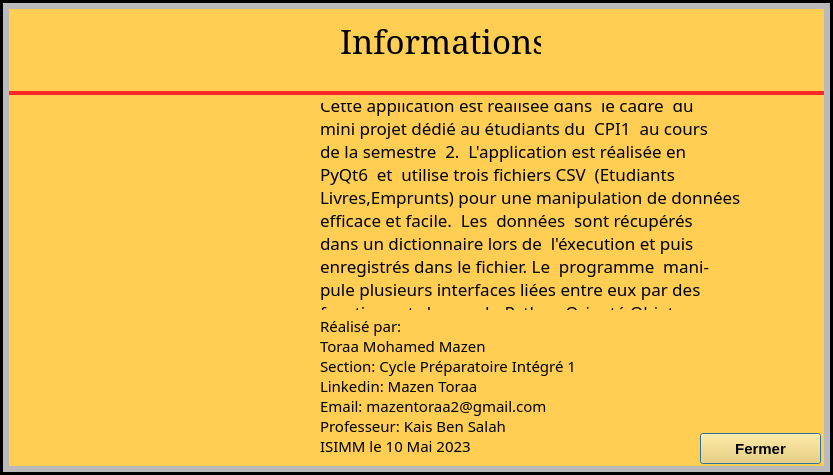
<?xml version="1.0" encoding="UTF-8"?>
<ui version="4.0">
 <class>Dialog</class>
 <widget class="QDialog" name="Dialog">
  <property name="geometry">
   <rect>
    <x>0</x>
    <y>0</y>
    <width>833</width>
    <height>475</height>
   </rect>
  </property>
  <property name="font">
   <font>
    <family>Segoe Fluent Icons</family>
   </font>
  </property>
  <property name="windowTitle">
   <string>INFO</string>
  </property>
  <property name="styleSheet">
   <string notr="true">background-color:rgb(255, 206, 82)
</string>
  </property>
  <widget class="QLabel" name="label_3">
   <property name="geometry">
    <rect>
     <x>0</x>
     <y>91</y>
     <width>826</width>
     <height>4</height>
    </rect>
   </property>
   <property name="styleSheet">
    <string notr="true">background-color: rgb(255, 39, 39);</string>
   </property>
   <property name="text">
    <string/>
   </property>
  </widget>
  <widget class="QLabel" name="label_2">
   <property name="geometry">
    <rect>
     <x>340</x>
     <y>15</y>
     <width>201</width>
     <height>51</height>
    </rect>
   </property>
   <property name="font">
    <font>
     <family>Constantia</family>
     <pointsize>25</pointsize>
    </font>
   </property>
   <property name="cursor">
    <cursorShape>IBeamCursor</cursorShape>
   </property>
   <property name="text">
    <string>Informations</string>
   </property>
  </widget>
  <widget class="QLabel" name="label">
   <property name="geometry">
    <rect>
     <x>320</x>
     <y>103</y>
     <width>501</width>
     <height>211</height>
    </rect>
   </property>
   <property name="font">
    <font>
     <family>Cascadia Mono ExtraLight</family>
     <pointsize>13</pointsize>
    </font>
   </property>
   <property name="text">
    <string>Cette application est réalisée dans  le cadre  du
mini projet dédié au étudiants du  CPI1  au cours
de la semestre  2.  L'application est réalisée en
PyQt6  et  utilise trois fichiers CSV  (Etudiants
Livres,Emprunts) pour une manipulation de données
efficace et facile.  Les  données  sont récupérés
dans un dictionnaire lors de  l'éxecution et puis
enregistrés dans le fichier. Le  programme  mani-
pule plusieurs interfaces liées entre eux par des
fonctions et classes du Python Orienté Objet.</string>
   </property>
   <property name="scaledContents">
    <bool>true</bool>
   </property>
  </widget>
  <widget class="QLabel" name="label_4">
   <property name="geometry">
    <rect>
     <x>320</x>
     <y>310</y>
     <width>371</width>
     <height>151</height>
    </rect>
   </property>
   <property name="font">
    <font>
     <family>Lucida Calligraphy</family>
     <pointsize>11</pointsize>
     <bold>false</bold>
    </font>
   </property>
   <property name="text">
    <string>Réalisé par:
Toraa Mohamed Mazen
Section: Cycle Préparatoire Intégré 1
Linkedin: Mazen Toraa
Email: mazentoraa2@gmail.com
Professeur: Kais Ben Salah
ISIMM le 10 Mai 2023</string>
   </property>
  </widget>
  <widget class="QLabel" name="label_5">
   <property name="geometry">
    <rect>
     <x>16</x>
     <y>110</y>
     <width>291</width>
     <height>341</height>
    </rect>
   </property>
   <property name="text">
    <string/>
   </property>
   <property name="pixmap">
    <pixmap>Ressources/img/Mazen.jpg</pixmap>
   </property>
   <property name="scaledContents">
    <bool>true</bool>
   </property>
  </widget>
  <widget class="QLabel" name="label_6">
   <property name="geometry">
    <rect>
     <x>10</x>
     <y>10</y>
     <width>81</width>
     <height>71</height>
    </rect>
   </property>
   <property name="text">
    <string/>
   </property>
   <property name="pixmap">
    <pixmap>Ressources/img/isimm.png</pixmap>
   </property>
   <property name="scaledContents">
    <bool>true</bool>
   </property>
  </widget>
  <widget class="QLabel" name="label_7">
   <property name="geometry">
    <rect>
     <x>747</x>
     <y>14</y>
     <width>71</width>
     <height>61</height>
    </rect>
   </property>
   <property name="text">
    <string/>
   </property>
   <property name="pixmap">
    <pixmap>Ressources/img/Info2.png</pixmap>
   </property>
   <property name="scaledContents">
    <bool>true</bool>
   </property>
  </widget>
  <widget class="QLabel" name="label_9">
   <property name="geometry">
    <rect>
     <x>824</x>
     <y>0</y>
     <width>6</width>
     <height>472</height>
    </rect>
   </property>
   <property name="styleSheet">
    <string notr="true">background-color:rgb(186,186,186);</string>
   </property>
   <property name="text">
    <string/>
   </property>
  </widget>
  <widget class="QLabel" name="label_14">
   <property name="geometry">
    <rect>
     <x>830</x>
     <y>0</y>
     <width>3</width>
     <height>475</height>
    </rect>
   </property>
   <property name="styleSheet">
    <string notr="true">background-color:rgb</string>
   </property>
   <property name="text">
    <string/>
   </property>
  </widget>
  <widget class="QLabel" name="label_13">
   <property name="geometry">
    <rect>
     <x>0</x>
     <y>472</y>
     <width>830</width>
     <height>3</height>
    </rect>
   </property>
   <property name="styleSheet">
    <string notr="true">background-color:rgb</string>
   </property>
   <property name="text">
    <string/>
   </property>
  </widget>
  <widget class="QLabel" name="label_8">
   <property name="geometry">
    <rect>
     <x>3</x>
     <y>4</y>
     <width>6</width>
     <height>464</height>
    </rect>
   </property>
   <property name="styleSheet">
    <string notr="true">background-color:rgb(186,186,186);</string>
   </property>
   <property name="text">
    <string/>
   </property>
  </widget>
  <widget class="QLabel" name="label_15">
   <property name="geometry">
    <rect>
     <x>0</x>
     <y>-10</y>
     <width>3</width>
     <height>482</height>
    </rect>
   </property>
   <property name="styleSheet">
    <string notr="true">background-color:rgb</string>
   </property>
   <property name="text">
    <string/>
   </property>
  </widget>
  <widget class="QLabel" name="label_12">
   <property name="geometry">
    <rect>
     <x>0</x>
     <y>0</y>
     <width>830</width>
     <height>3</height>
    </rect>
   </property>
   <property name="styleSheet">
    <string notr="true">background-color:rgb</string>
   </property>
   <property name="text">
    <string/>
   </property>
  </widget>
  <widget class="QLabel" name="label_11">
   <property name="geometry">
    <rect>
     <x>4</x>
     <y>3</y>
     <width>824</width>
     <height>6</height>
    </rect>
   </property>
   <property name="styleSheet">
    <string notr="true">background-color:rgb(186,186,186);</string>
   </property>
   <property name="text">
    <string/>
   </property>
  </widget>
  <widget class="QLabel" name="label_10">
   <property name="geometry">
    <rect>
     <x>3</x>
     <y>466</y>
     <width>824</width>
     <height>6</height>
    </rect>
   </property>
   <property name="styleSheet">
    <string notr="true">background-color:rgb(186,186,186);</string>
   </property>
   <property name="text">
    <string/>
   </property>
  </widget>
  <widget class="QPushButton" name="Fermer">
   <property name="geometry">
    <rect>
     <x>700</x>
     <y>433</y>
     <width>121</width>
     <height>31</height>
    </rect>
   </property>
   <property name="font">
    <font>
     <family>Segoe UI</family>
     <pointsize>11</pointsize>
     <bold>true</bold>
    </font>
   </property>
   <property name="cursor">
    <cursorShape>PointingHandCursor</cursorShape>
   </property>
   <property name="text">
    <string>Fermer</string>
   </property>
   <property name="icon">
    <iconset>
     <normaloff>Ressources/img/Supprimer.png</normaloff>Ressources/img/Supprimer.png</iconset>
   </property>
   <property name="iconSize">
    <size>
     <width>33</width>
     <height>56</height>
    </size>
   </property>
  </widget>
 </widget>
 <resources/>
 <connections>
  <connection>
   <sender>Fermer</sender>
   <signal>clicked()</signal>
   <receiver>Dialog</receiver>
   <slot>close()</slot>
   <hints>
    <hint type="sourcelabel">
     <x>753</x>
     <y>448</y>
    </hint>
    <hint type="destinationlabel">
     <x>632</x>
     <y>-19</y>
    </hint>
   </hints>
  </connection>
 </connections>
</ui>
